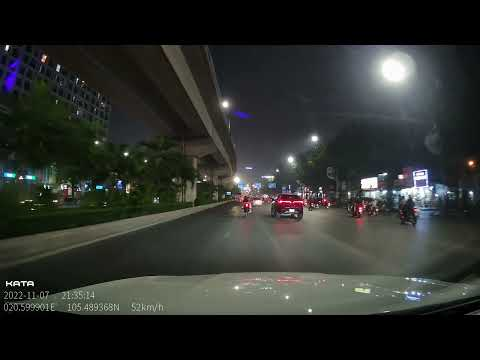
#> input picture data/raw/img1.jpg, 480 x 360 px; its folder holds only this picture in this run
$ jupyter execute 04-comparison.ipynb   (older library calls are emulated)
#> lines starting #> are read from the running program, lines starting #| are printed output that depends on the picture; after the words box and inside, x2 and y2 are one past the last pixel; in counts of white or black regions, pixels touching at a corner belong together
# So sánh các phương pháp xử lý ảnh
Notebook này so sánh:
1. **Phát hiện biên**: Canny vs Sobel vs Laplacian
2. **Phát hiện đường thẳng**: Standard Hough Transform vs Probabilistic Hough Transform

[cell 1]
import cv2
import numpy as np
import matplotlib.pyplot as plt
import time
import os
from pathlib import Path

folder_path = Path('../data/raw/')
image_extensions = {'.jpg', '.jpeg', '.png', '.bmp'}
image_list = sorted([
    str(p) for p in folder_path.iterdir()
    if p.is_file() and p.suffix.lower() in image_extensions
])
print(f'Tìm thấy {len(image_list)} ảnh: {[os.path.basename(p) for p in image_list]}')

## Hàm tiền xử lý dùng chung

[cell 2]
def preprocess(img_path, target_width=800, target_height=600, crop_margin=50):
    """Đọc ảnh, resize+crop, grayscale, CLAHE, Gaussian blur."""
#> called with img_path = '../data/raw/img1.jpg', target_width = 800, target_height = 600, crop_margin = 50
    img = cv2.imread(img_path)
#> img is the input picture: shape (360, 480, 3); mean B, G, R 43.9, 47.6, 45
    img = cv2.resize(img, (target_width, target_height))
#> img: shape (600, 800, 3)
    img = img[crop_margin:target_height - crop_margin, crop_margin:target_width - crop_margin]
#> img: shape (500, 700, 3)
    gray = cv2.cvtColor(img, cv2.COLOR_BGR2GRAY)
    clahe = cv2.createCLAHE(clipLimit=2.0, tileGridSize=(8, 8))
    gray = clahe.apply(gray)
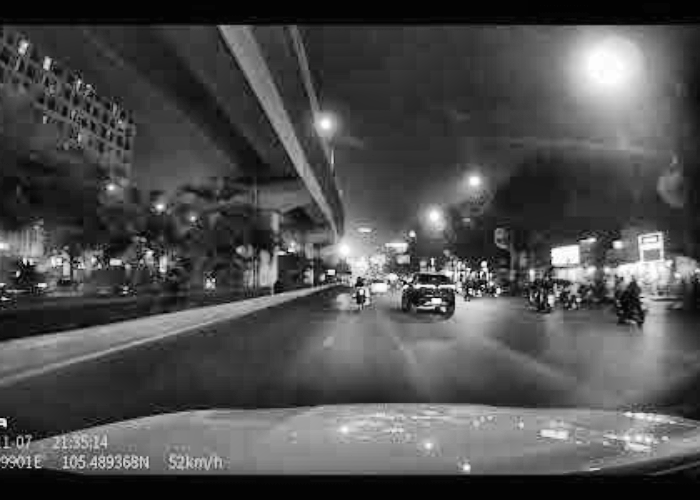
#> gray: shape (500, 700); min 2, max 255, mean 78.3
    gray = cv2.GaussianBlur(gray, (5, 5), 0)
    return gray

def load_rgb(img_path, target_width=800, target_height=600, crop_margin=50):
    """Đọc ảnh gốc dạng RGB đã crop, dùng để hiển thị."""
#> called with img_path = '../data/raw/img1.jpg', target_width = 800, target_height = 600, crop_margin = 50
    img = cv2.imread(img_path)
    img = cv2.resize(img, (target_width, target_height))
    img = img[crop_margin:target_height - crop_margin, crop_margin:target_width - crop_margin]
    return cv2.cvtColor(img, cv2.COLOR_BGR2RGB)

---
## Phần 1: So sánh phương pháp phát hiện biên

| Phương pháp | Nguyên lý | Ưu điểm | Nhược điểm |
|---|---|---|---|
| **Canny** | Gradient + non-max suppression + hysteresis threshold | Biên mỏng, ít nhiễu, chuẩn | Cần tinh chỉnh 2 ngưỡng |
| **Sobel** | Đạo hàm bậc 1 theo x và y | Đơn giản, nhanh | Nhạy với nhiễu, biên dày hơn |
| **Laplacian** | Đạo hàm bậc 2 | Phát hiện được cả chi tiết nhỏ | Rất nhạy với nhiễu |

[cell 3]
def edge_canny(img_gray, low=100, high=250):
#> called with low = 100, high = 250
    return cv2.Canny(img_gray, low, high)
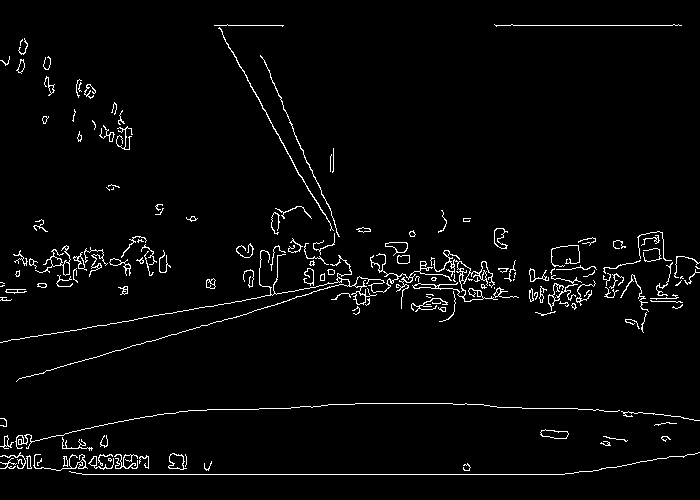
#> returned value: shape (500, 700); 2.9% white in thin lines or dots

def edge_sobel(img_gray):
    """Tính magnitude gradient từ Sobel X và Y."""
    sx = cv2.Sobel(img_gray, cv2.CV_64F, 1, 0, ksize=3)
    sy = cv2.Sobel(img_gray, cv2.CV_64F, 0, 1, ksize=3)
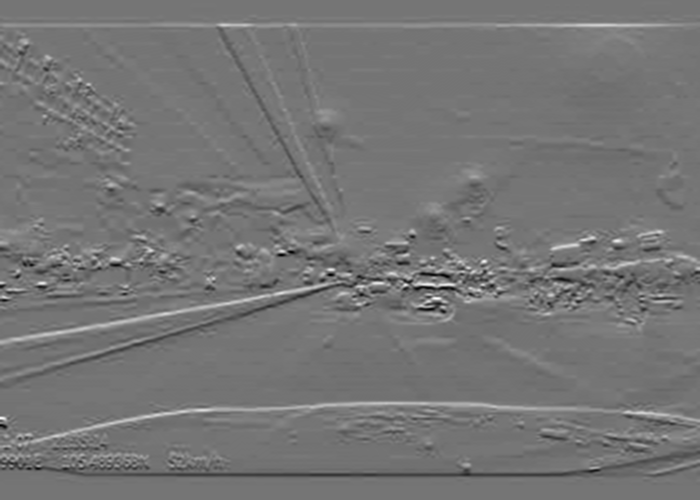
#> sy: shape (500, 700) float64; min -440, max 513, mean 0; drawn with min black and max white
    magnitude = np.sqrt(sx**2 + sy**2)
    # Normalize về [0, 255] và threshold để rõ biên
    magnitude = np.clip(magnitude, 0, 255).astype(np.uint8)
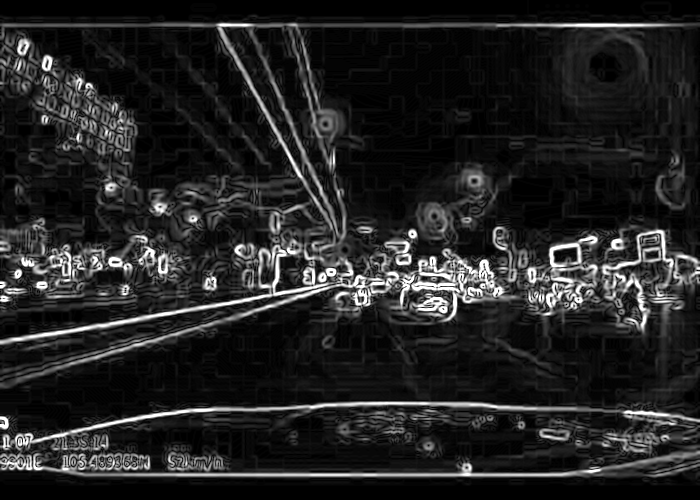
#> magnitude: shape (500, 700); min 0, max 255, mean 35.7
    _, binary = cv2.threshold(magnitude, 50, 255, cv2.THRESH_BINARY)
#> binary: shape (500, 700); 20.9% white; 398 white regions (308 under 20 px), largest, box (x1, y1, x2, y2) and area: (0, 22, 700, 388) 35253, (0, 401, 700, 478) 13471, (0, 217, 196, 299) 6063
    return binary

def edge_laplacian(img_gray):
    """Laplacian đạo hàm bậc 2, lấy giá trị tuyệt đối."""
    lap = cv2.Laplacian(img_gray, cv2.CV_64F, ksize=3)
    lap = np.clip(np.abs(lap), 0, 255).astype(np.uint8)
    _, binary = cv2.threshold(lap, 15, 255, cv2.THRESH_BINARY)
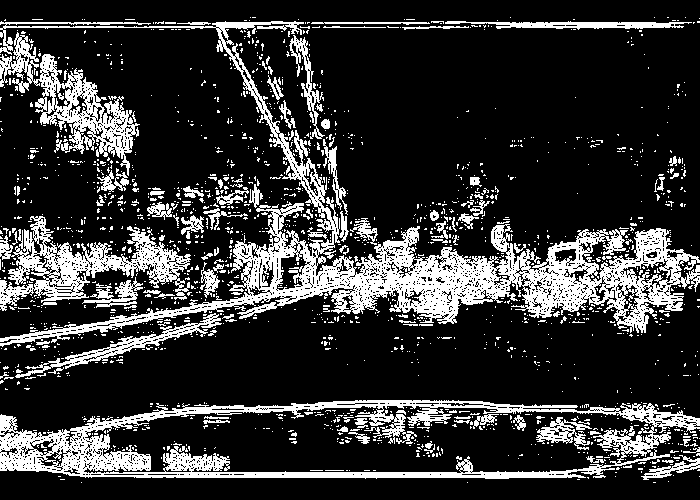
#> binary: shape (500, 700); 20.9% white; 1748 white regions (1635 under 20 px), largest, box (x1, y1, x2, y2) and area: (0, 21, 700, 347) 27737, (0, 400, 700, 479) 15067, (0, 216, 191, 311) 6100
    return binary

[cell 4]
# So sánh trực quan trên từng ảnh
for img_path in image_list:
    name = os.path.basename(img_path)
    gray = preprocess(img_path)
    original = load_rgb(img_path)

    canny  = edge_canny(gray)
    sobel  = edge_sobel(gray)
    laplacian = edge_laplacian(gray)

    fig, axes = plt.subplots(1, 4, figsize=(20, 4))
    fig.suptitle(f'So sánh phát hiện biên — {name}', fontsize=14, fontweight='bold')

    for ax, img, title in zip(axes,
        [original, canny, sobel, laplacian],
        ['Ảnh gốc', 'Canny', 'Sobel', 'Laplacian']):
        ax.imshow(img, cmap='gray' if img.ndim == 2 else None)
        ax.set_title(title, fontsize=12)
        ax.axis('off')
#> this loop made 4 passes
#> title on passes 1 to 4: 'Ảnh gốc', 'Canny', 'Sobel', 'Laplacian'

    plt.tight_layout()
    plt.show()

## Đánh giá tốc độ (thời gian xử lý trung bình)

[cell 5]
N_RUNS = 20  # chạy N lần để tính trung bình

# Dùng ảnh đầu tiên để benchmark
gray_sample = preprocess(image_list[0])

methods = {
    'Canny': lambda g: edge_canny(g),
    'Sobel': lambda g: edge_sobel(g),
    'Laplacian': lambda g: edge_laplacian(g),
}

times = {}
for method_name, fn in methods.items():
    start = time.perf_counter()
    for _ in range(N_RUNS):
        fn(gray_sample)
    elapsed = (time.perf_counter() - start) / N_RUNS * 1000  # ms
    times[method_name] = elapsed
    print(f'{method_name:12s}: {elapsed:.2f} ms / ảnh')
#> after the loop, times = {'Canny': 1.07, 'Sobel': 3.79, 'Laplacian': 1.99}

# Biểu đồ cột
fig, ax = plt.subplots(figsize=(7, 4))
bars = ax.bar(times.keys(), times.values(), color=['steelblue', 'tomato', 'seagreen'])
ax.set_ylabel('Thời gian (ms)')
ax.set_title(f'Thời gian xử lý trung bình ({N_RUNS} lần chạy)')
for bar, val in zip(bars, times.values()):
    ax.text(bar.get_x() + bar.get_width() / 2, bar.get_height() + 0.05,
            f'{val:.2f}ms', ha='center', va='bottom', fontsize=11)
#> this loop made 3 passes
#> val on passes 1 to 3: 1.07, 3.79, 1.99
plt.tight_layout()
plt.show()

## Đánh giá mật độ biên (Edge Density)
Tỉ lệ pixel biên / tổng pixel — phản ánh mức độ nhiễu và độ nhạy của từng phương pháp.

[cell 6]
densities = {'Canny': [], 'Sobel': [], 'Laplacian': []}

for img_path in image_list:
    gray = preprocess(img_path)
    total = gray.size
    densities['Canny'].append(np.count_nonzero(edge_canny(gray)) / total * 100)
    densities['Sobel'].append(np.count_nonzero(edge_sobel(gray)) / total * 100)
    densities['Laplacian'].append(np.count_nonzero(edge_laplacian(gray)) / total * 100)

img_names = [os.path.basename(p) for p in image_list]
x = np.arange(len(img_names))
width = 0.25

fig, ax = plt.subplots(figsize=(13, 5))
for i, (method, vals) in enumerate(densities.items()):
    ax.bar(x + i * width, vals, width, label=method)

ax.set_xlabel('Ảnh')
ax.set_ylabel('Edge density (%)')
ax.set_title('Mật độ biên theo từng ảnh và từng phương pháp')
ax.set_xticks(x + width)
ax.set_xticklabels(img_names, rotation=30, ha='right')
ax.legend()
plt.tight_layout()
plt.show()

print('\nMật độ biên trung bình:')
for method, vals in densities.items():
    print(f'  {method:12s}: {np.mean(vals):.2f}%')

---
## Phần 2: So sánh phương pháp phát hiện đường thẳng

| Phương pháp | Nguyên lý | Ưu điểm | Nhược điểm |
|---|---|---|---|
| **Standard Hough** (`HoughLines`) | Vote tất cả điểm trong không gian (ρ, θ) | Tìm được đường thẳng dài, liên tục | Trả về đường vô hạn, phải tự vẽ đoạn thẳng |
| **Probabilistic Hough** (`HoughLinesP`) | Chỉ vote trên mẫu ngẫu nhiên | Trả về đoạn thẳng trực tiếp, nhanh hơn | Có thể bỏ sót đường ngắn |

[cell 7]
def region_of_interest(img):
    h, w = img.shape
    mask = np.zeros_like(img)
    poly = np.array([[(0, h), (w, h), (w, int(h * 0.3)), (0, int(h * 0.3))]])
    cv2.fillPoly(mask, poly, 255)
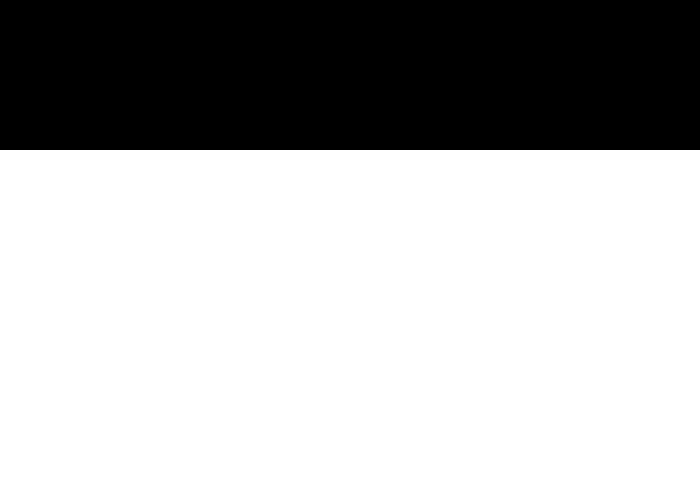
#> mask: shape (500, 700); 70% white; 1 black region, box (x1, y1, x2, y2) and area: (0, 0, 700, 150) 105000
    return cv2.bitwise_and(img, mask)
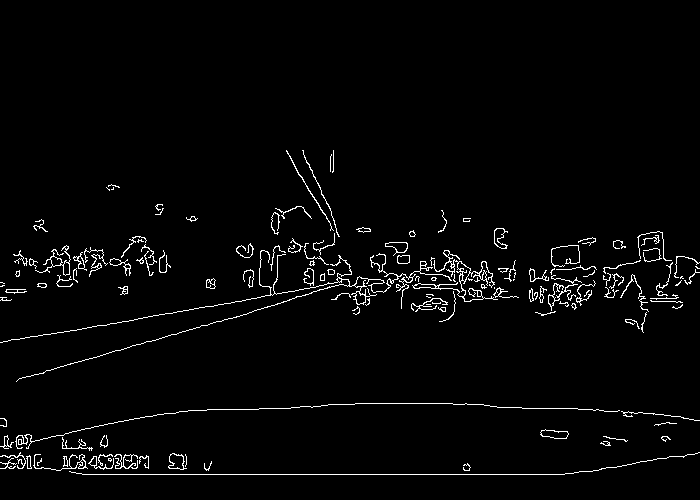
#> returned value: shape (500, 700); 2.5% white in thin lines or dots, all inside (x1, y1, x2, y2) = (0, 150, 700, 475)

def lines_standard_hough(edges, img_rgb):
    """Standard Hough Transform — trả về đường thẳng vô hạn."""
    out = img_rgb.copy()
    lines = cv2.HoughLines(edges, 1, np.pi / 180, threshold=120)
#> lines = 14 rows, first 8: [474, 1.57], [337, 1.4], [369, 1.29], [256, 1.64], [259, 1.61], [253, 1.64], [337, 1.45], [248, 1.66]
    if lines is not None:
        for rho, theta in lines[:, 0]:
            a, b = np.cos(theta), np.sin(theta)
            x0, y0 = a * rho, b * rho
            x1 = int(x0 + 1000 * (-b))
            y1 = int(y0 + 1000 * a)
            x2 = int(x0 - 1000 * (-b))
            y2 = int(y0 - 1000 * a)
            cv2.line(out, (x1, y1), (x2, y2), (0, 255, 0), 2)
#> this loop made 14 passes
#> (rho, theta, a, b, x0, y0, x1, y1) on passes 1 to 8: (474, 1.57, -4.37e-08, 1, -2.07e-05, 474, -1000, 473), (337, 1.4, 0.174, 0.985, 58.52, 331.9, -926, 505), (369, 1.29, 0.276, 0.961, 101.7, 354.7, -859, 630), (256, 1.64, -0.0698, 0.998, -17.86, 255.4, -1015, 185), (259, 1.61, -0.0349, 0.999, -9.04, 258.8, -1008, 223), (253, 1.64, -0.0698, 0.998, -17.65, 252.4, -1015, 182), (337, 1.45, 0.122, 0.993, 41.07, 334.5, -951, 456), (248, 1.66, -0.0872, 0.996, -21.61, 247.1, -1017, 159)
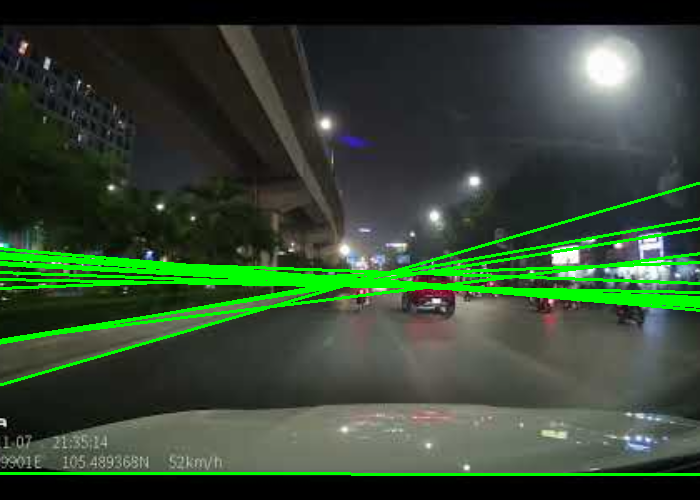
#> out: shape (500, 700, 3); mean R, G, B 53.2, 72, 51.6
    n = len(lines) if lines is not None else 0
#> n = 14
    return out, n

def lines_probabilistic_hough(edges, img_rgb):
    """Probabilistic Hough Transform — trả về đoạn thẳng."""
    out = img_rgb.copy()
    lines = cv2.HoughLinesP(edges, 1, np.pi / 180,
                            threshold=150, minLineLength=220, maxLineGap=80)
#> lines = [[82, 474, 564, 474], [0, 342, 460, 261], [19, 378, 498, 241]]
    if lines is not None:
        for x1, y1, x2, y2 in lines[:, 0]:
            cv2.line(out, (x1, y1), (x2, y2), (255, 0, 0), 2)
#> this loop made 3 passes
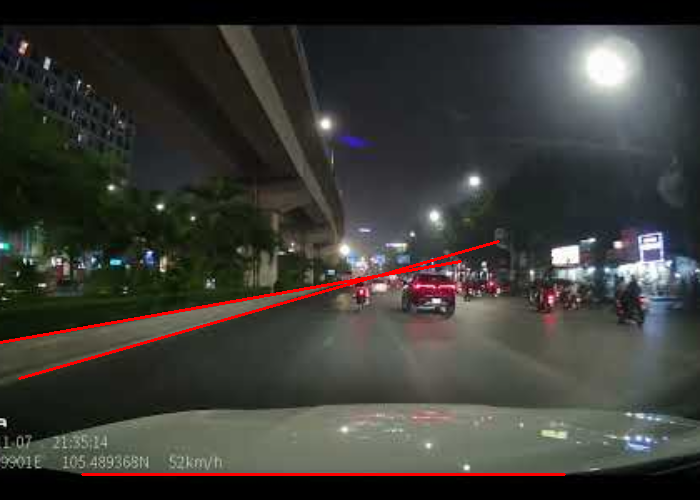
#> out: shape (500, 700, 3); mean R, G, B 59.8, 59.8, 55
    n = len(lines) if lines is not None else 0
#> n = 3
    return out, n

[cell 8]
for img_path in image_list:
    name = os.path.basename(img_path)
    gray = preprocess(img_path)
    original = load_rgb(img_path)

    edges = cv2.Canny(gray, 100, 250)
    roi_edges = region_of_interest(edges)

    std_result, n_std   = lines_standard_hough(roi_edges, original)
    prob_result, n_prob = lines_probabilistic_hough(roi_edges, original)
#> n_prob = 3

    fig, axes = plt.subplots(1, 3, figsize=(18, 4))
    fig.suptitle(f'So sánh Hough Transform — {name}', fontsize=14, fontweight='bold')

    axes[0].imshow(original)
    axes[0].set_title('Ảnh gốc', fontsize=12)
    axes[0].axis('off')

    axes[1].imshow(std_result)
    axes[1].set_title(f'Standard HoughLines\n({n_std} đường, màu xanh lá)', fontsize=12)
    axes[1].axis('off')

    axes[2].imshow(prob_result)
    axes[2].set_title(f'Probabilistic HoughLinesP\n({n_prob} đoạn, màu đỏ)', fontsize=12)
    axes[2].axis('off')

    plt.tight_layout()
    plt.show()

## Đánh giá tốc độ — Hough Transform

[cell 9]
gray_sample = preprocess(image_list[0])
edges_sample = region_of_interest(cv2.Canny(gray_sample, 100, 250))
rgb_sample   = load_rgb(image_list[0])

line_methods = {
    'Standard Hough': lambda: lines_standard_hough(edges_sample, rgb_sample),
    'Probabilistic Hough': lambda: lines_probabilistic_hough(edges_sample, rgb_sample),
}

line_times = {}
for method_name, fn in line_methods.items():
    start = time.perf_counter()
    for _ in range(N_RUNS):
        fn()
    elapsed = (time.perf_counter() - start) / N_RUNS * 1000
    line_times[method_name] = elapsed
    print(f'{method_name}: {elapsed:.2f} ms / ảnh')
#> this loop made 2 passes
#> method_name on passes 1 to 2: 'Standard Hough', 'Probabilistic Hough'
#> (printed output is left out)
#> after the loop, line_times = {'Standard Hough': 5.05, 'Probabilistic Hough': 4.98}

fig, ax = plt.subplots(figsize=(6, 4))
bars = ax.bar(line_times.keys(), line_times.values(), color=['seagreen', 'steelblue'])
ax.set_ylabel('Thời gian (ms)')
ax.set_title(f'Thời gian xử lý trung bình — Hough ({N_RUNS} lần)')
for bar, val in zip(bars, line_times.values()):
    ax.text(bar.get_x() + bar.get_width() / 2, bar.get_height() + 0.05,
            f'{val:.2f}ms', ha='center', va='bottom', fontsize=11)
#> this loop made 2 passes
#> val on passes 1 to 2: 5.05, 4.98
plt.tight_layout()
plt.show()
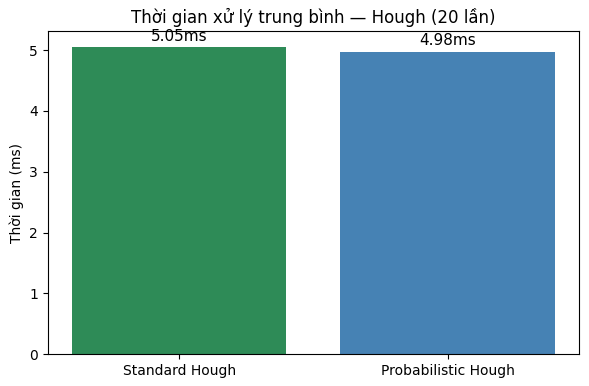
#> figure drawn by matplotlib, 1 panel

$ run again, on data/raw/img5.jpg
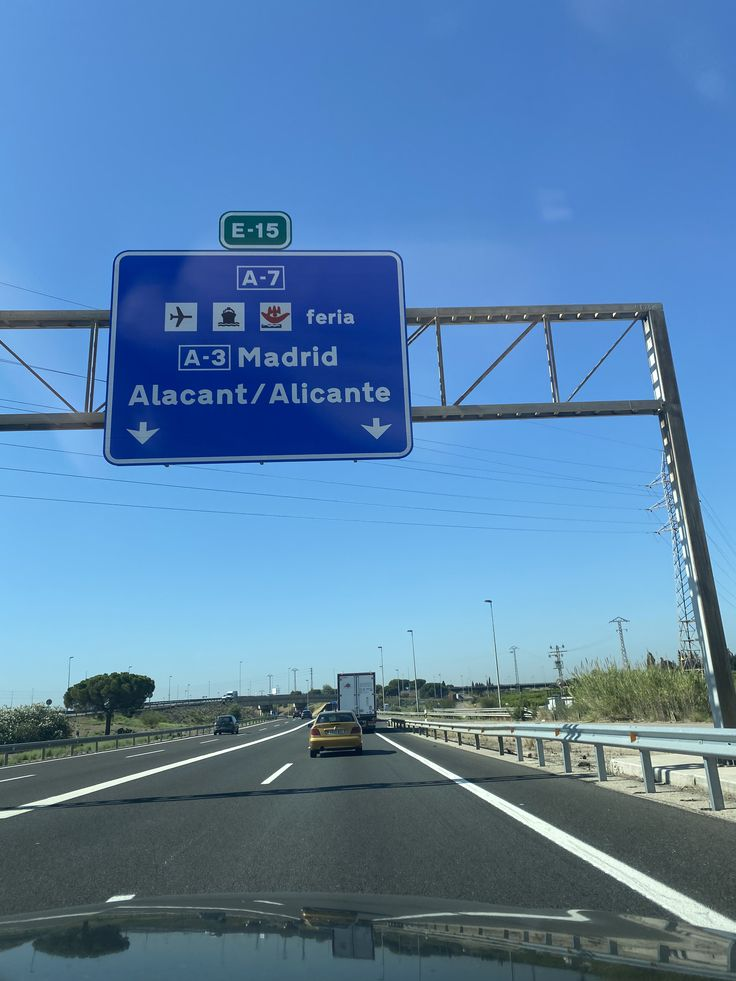
#> input picture data/raw/img5.jpg, 736 x 981 px
#> in preprocess, img is the input picture: shape (981, 736, 3); mean B, G, R 169.9, 130.3, 89.1
#> the loop `for ax, img, title in zip(axes, [original, canny, sobel, laplacian], [..` made 4 passes
#> title on passes 1 to 4: 'Ảnh gốc', 'Canny', 'Sobel', 'Laplacian'
#> after the loop `for method_name, fn in methods.items():`: times = {'Canny': 1.28, 'Sobel': 6.97, 'Laplacian': 2.29}
#> the loop `for bar, val in zip(bars, times.values()):` made 3 passes
#> val on passes 1 to 3: 1.28, 6.97, 2.29
#> mask: shape (500, 700); 70% white; 1 black region, box (x1, y1, x2, y2) and area: (0, 0, 700, 150) 105000
#> in lines_standard_hough, `lines = cv2.HoughLines(edges, 1, np.pi / 180, threshold=120)`: lines = 88 rows, first 8: [441, 1.54], [444, 1.54], [232, 1.55], [385, 1.59], [237, 1.55], [378, 1.61], [436, 1.41], [397, 1.57]
#> the loop in lines_standard_hough, `for rho, theta in lines[:, 0]:` made 88 passes
#> (rho, theta, a, b, x0, y0, x1, y1) on passes 1 to 8: (441, 1.54, 0.0349, 0.999, 15.39, 440.7, -984, 475), (444, 1.54, 0.0349, 0.999, 15.5, 443.7, -983, 478), (232, 1.55, 0.0175, 1, 4.05, 232, -995, 249), (385, 1.59, -0.0175, 1, -6.72, 384.9, -1006, 367), (237, 1.55, 0.0175, 1, 4.14, 237, -995, 254), (378, 1.61, -0.0349, 0.999, -13.19, 377.8, -1012, 342), (436, 1.41, 0.156, 0.988, 68.21, 430.6, -919, 587), (397, 1.57, -4.37e-08, 1, -1.74e-05, 397, -1000, 396)
#> in lines_standard_hough, `n = len(lines) if lines is not None else 0`: n = 88
#> in lines_probabilistic_hough, `lines = cv2.HoughLinesP(edges, 1, np.pi / 180, threshold=150, minLineL..`: lines = 18 rows, first 6: [5, 441, 453, 425], [71, 442, 462, 428], [64, 231, 397, 226], [84, 235, 389, 230], [192, 388, 679, 397], [443, 394, 699, 403]
#> the loop in lines_probabilistic_hough, `for x1, y1, x2, y2 in lines[:, 0]:` made 18 passes
#> after the loop in lines_probabilistic_hough, `for x1, y1, x2, y2 in lines[:, 0]:`:
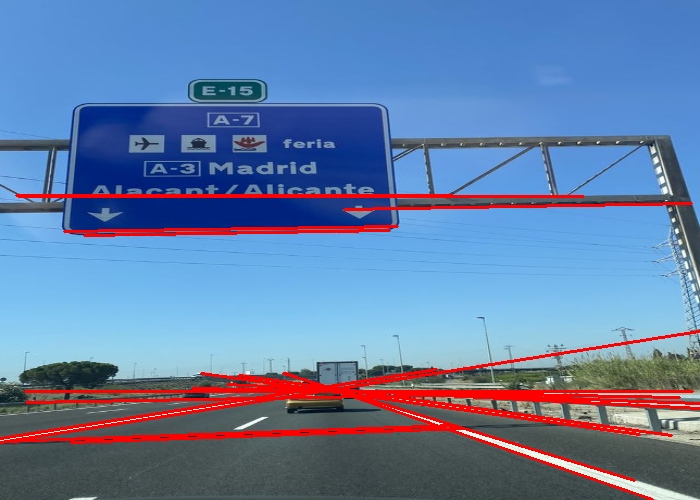
#> out: shape (500, 700, 3); mean R, G, B 100, 125.9, 165.9
#> in lines_probabilistic_hough, `n = len(lines) if lines is not None else 0`: n = 18
#> the loop `for method_name, fn in line_methods.items():` made 2 passes
#> method_name on passes 1 to 2: 'Standard Hough', 'Probabilistic Hough'
#> (printed output is left out)
#> after the loop `for method_name, fn in line_methods.items():`: line_times = {'Standard Hough': 8.45, 'Probabilistic Hough': 7.59}
#> the loop `for bar, val in zip(bars, line_times.values()):` made 2 passes
#> val on passes 1 to 2: 8.45, 7.59
#> `plt.show()`:
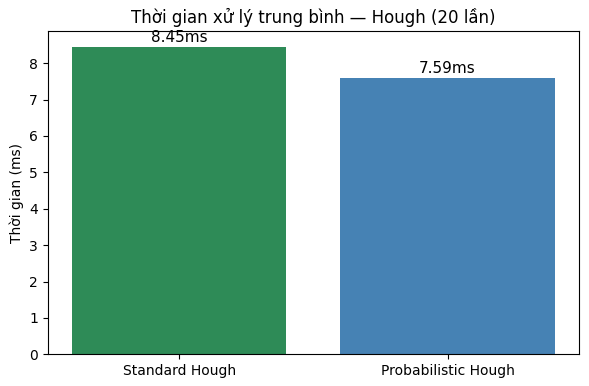
#> figure drawn by matplotlib, 1 panel
